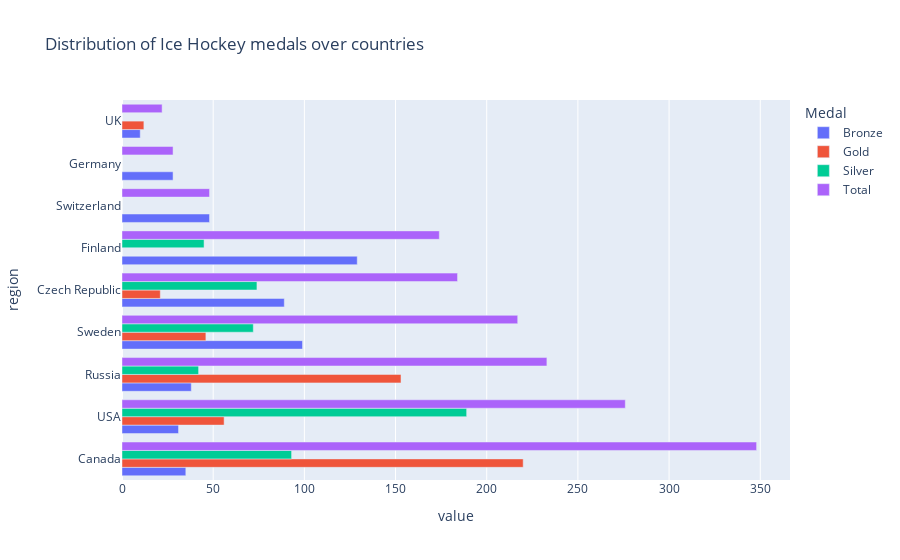
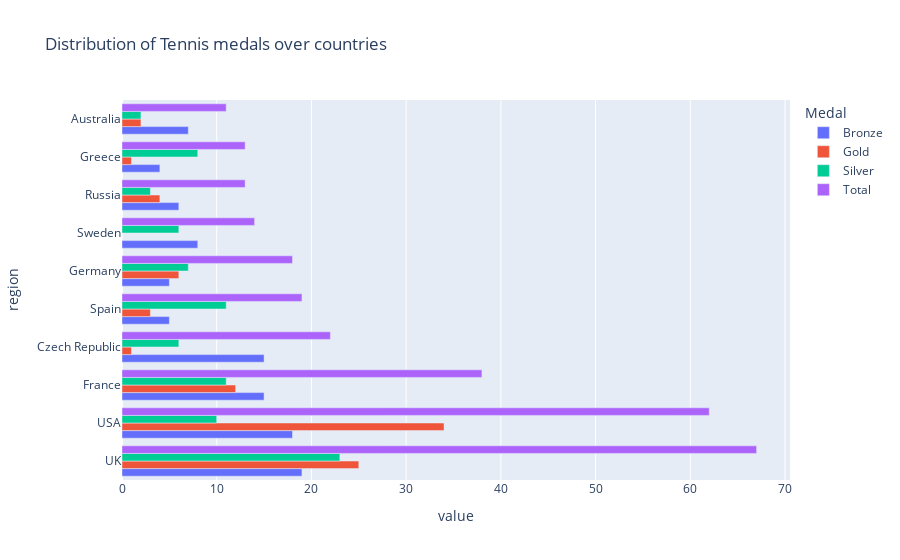
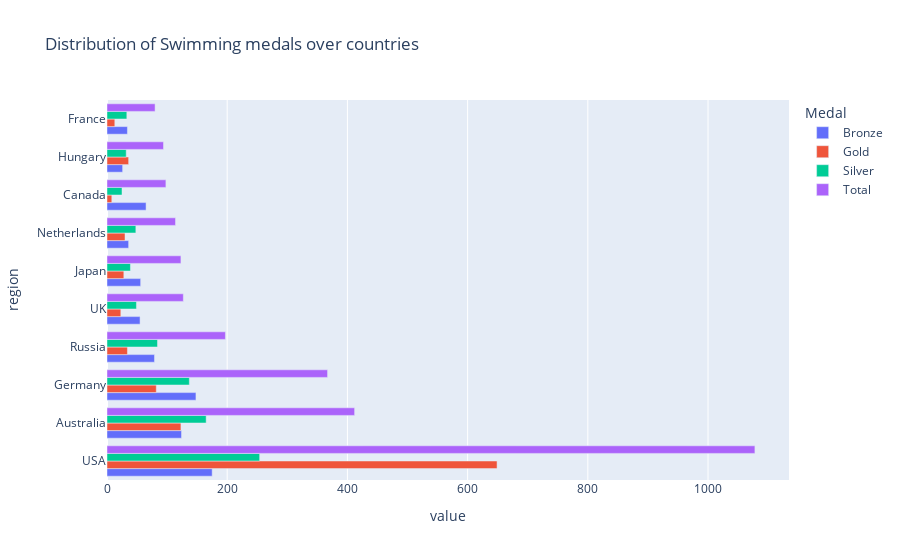
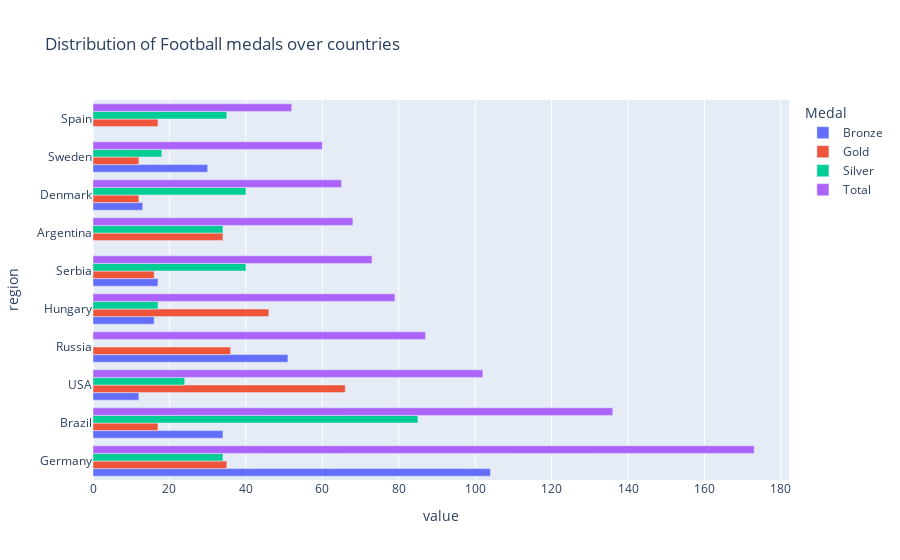

The code cell stored with these charts, in order, in its notebook:
### Markdown cell above
The sports that we are going to check are: ice hockey, tennis, swimming, and fotboll

**Medal distribution for specific sport over countries**

### Code cell
sports = ["Ice Hockey", "Tennis", "Swimming", "Football" ]
for sport in sports:
    df_sport = athlete_regions[athlete_regions["Sport"] == sport]
    print(f"The dataframe has a shape: {df_sport.shape}")

    # use sub_df module to get sub dataframe of choosen arg: "region"
    # select the countries which had medals in history and sort by total medals descending
    medals_sport= af.count_medals(df_sport, "region")
    top10_medals_sport = medals_sport.head(10)
    
    # plot:

    fig = px.bar(top10_medals_sport, y=top10_medals_sport.index, x=top10_medals_sport.columns,
             title=f"Distribution of {sport} medals over countries")
    fig.update_layout(barmode='group')
    fig.show()
    fig.write_html(
            f"Visualiseringar/Q2.{sport}_country.html", auto_open=True)

### Figure 1 — Plotly figure (JSON) as saved in the notebook; plotly's stock layout.template omitted (floating-point values rounded to 4 significant figures)
{"data": [{"alignmentgroup": "True", "hovertemplate": "Medal=Bronze<br>value=%{x}<br>region=%{y}<extra></extra>", "legendgroup": "Bronze", "marker": {"color": "#636efa", "pattern": {"shape": ""}}, "name": "Bronze", "offsetgroup": "Bronze", "orientation": "h", "showlegend": true, "textposition": "auto", "type": "bar", "x": [35, 31, 38, 99, 89, 129, 48, 28, 10], "xaxis": "x", "y": ["Canada", "USA", "Russia", "Sweden", "Czech Republic", "Finland", "Switzerland", "Germany", "UK"], "yaxis": "y"}, {"alignmentgroup": "True", "hovertemplate": "Medal=Gold<br>value=%{x}<br>region=%{y}<extra></extra>", "legendgroup": "Gold", "marker": {"color": "#EF553B", "pattern": {"shape": ""}}, "name": "Gold", "offsetgroup": "Gold", "orientation": "h", "showlegend": true, "textposition": "auto", "type": "bar", "x": [220, 56, 153, 46, 21, 0, 0, 0, 12], "xaxis": "x", "y": ["Canada", "USA", "Russia", "Sweden", "Czech Republic", "Finland", "Switzerland", "Germany", "UK"], "yaxis": "y"}, {"alignmentgroup": "True", "hovertemplate": "Medal=Silver<br>value=%{x}<br>region=%{y}<extra></extra>", "legendgroup": "Silver", "marker": {"color": "#00cc96", "pattern": {"shape": ""}}, "name": "Silver", "offsetgroup": "Silver", "orientation": "h", "showlegend": true, "textposition": "auto", "type": "bar", "x": [93, 189, 42, 72, 74, 45, 0, 0, 0], "xaxis": "x", "y": ["Canada", "USA", "Russia", "Sweden", "Czech Republic", "Finland", "Switzerland", "Germany", "UK"], "yaxis": "y"}, {"alignmentgroup": "True", "hovertemplate": "Medal=Total<br>value=%{x}<br>region=%{y}<extra></extra>", "legendgroup": "Total", "marker": {"color": "#ab63fa", "pattern": {"shape": ""}}, "name": "Total", "offsetgroup": "Total", "orientation": "h", "showlegend": true, "textposition": "auto", "type": "bar", "x": [348, 276, 233, 217, 184, 174, 48, 28, 22], "xaxis": "x", "y": ["Canada", "USA", "Russia", "Sweden", "Czech Republic", "Finland", "Switzerland", "Germany", "UK"], "yaxis": "y"}], "layout": {"barmode": "group", "legend": {"title": {"text": "Medal"}, "tracegroupgap": 0}, "title": {"text": "Distribution of Ice Hockey medals over countries"}, "xaxis": {"anchor": "y", "domain": [0, 1], "title": {"text": "value"}}, "yaxis": {"anchor": "x", "domain": [0, 1], "title": {"text": "region"}}}}

### Figure 2 — Plotly figure (JSON) as saved in the notebook; plotly's stock layout.template omitted (floating-point values rounded to 4 significant figures)
{"data": [{"alignmentgroup": "True", "hovertemplate": "Medal=Bronze<br>value=%{x}<br>region=%{y}<extra></extra>", "legendgroup": "Bronze", "marker": {"color": "#636efa", "pattern": {"shape": ""}}, "name": "Bronze", "offsetgroup": "Bronze", "orientation": "h", "showlegend": true, "textposition": "auto", "type": "bar", "x": [19, 18, 15, 15, 5, 5, 8, 6, 4, 7], "xaxis": "x", "y": ["UK", "USA", "France", "Czech Republic", "Spain", "Germany", "Sweden", "Russia", "Greece", "Australia"], "yaxis": "y"}, {"alignmentgroup": "True", "hovertemplate": "Medal=Gold<br>value=%{x}<br>region=%{y}<extra></extra>", "legendgroup": "Gold", "marker": {"color": "#EF553B", "pattern": {"shape": ""}}, "name": "Gold", "offsetgroup": "Gold", "orientation": "h", "showlegend": true, "textposition": "auto", "type": "bar", "x": [25, 34, 12, 1, 3, 6, 0, 4, 1, 2], "xaxis": "x", "y": ["UK", "USA", "France", "Czech Republic", "Spain", "Germany", "Sweden", "Russia", "Greece", "Australia"], "yaxis": "y"}, {"alignmentgroup": "True", "hovertemplate": "Medal=Silver<br>value=%{x}<br>region=%{y}<extra></extra>", "legendgroup": "Silver", "marker": {"color": "#00cc96", "pattern": {"shape": ""}}, "name": "Silver", "offsetgroup": "Silver", "orientation": "h", "showlegend": true, "textposition": "auto", "type": "bar", "x": [23, 10, 11, 6, 11, 7, 6, 3, 8, 2], "xaxis": "x", "y": ["UK", "USA", "France", "Czech Republic", "Spain", "Germany", "Sweden", "Russia", "Greece", "Australia"], "yaxis": "y"}, {"alignmentgroup": "True", "hovertemplate": "Medal=Total<br>value=%{x}<br>region=%{y}<extra></extra>", "legendgroup": "Total", "marker": {"color": "#ab63fa", "pattern": {"shape": ""}}, "name": "Total", "offsetgroup": "Total", "orientation": "h", "showlegend": true, "textposition": "auto", "type": "bar", "x": [67, 62, 38, 22, 19, 18, 14, 13, 13, 11], "xaxis": "x", "y": ["UK", "USA", "France", "Czech Republic", "Spain", "Germany", "Sweden", "Russia", "Greece", "Australia"], "yaxis": "y"}], "layout": {"barmode": "group", "legend": {"title": {"text": "Medal"}, "tracegroupgap": 0}, "title": {"text": "Distribution of Tennis medals over countries"}, "xaxis": {"anchor": "y", "domain": [0, 1], "title": {"text": "value"}}, "yaxis": {"anchor": "x", "domain": [0, 1], "title": {"text": "region"}}}}

### Figure 3 — Plotly figure (JSON) as saved in the notebook; plotly's stock layout.template omitted (floating-point values rounded to 4 significant figures)
{"data": [{"alignmentgroup": "True", "hovertemplate": "Medal=Bronze<br>value=%{x}<br>region=%{y}<extra></extra>", "legendgroup": "Bronze", "marker": {"color": "#636efa", "pattern": {"shape": ""}}, "name": "Bronze", "offsetgroup": "Bronze", "orientation": "h", "showlegend": true, "textposition": "auto", "type": "bar", "x": [175, 124, 148, 79, 55, 56, 36, 65, 26, 34], "xaxis": "x", "y": ["USA", "Australia", "Germany", "Russia", "UK", "Japan", "Netherlands", "Canada", "Hungary", "France"], "yaxis": "y"}, {"alignmentgroup": "True", "hovertemplate": "Medal=Gold<br>value=%{x}<br>region=%{y}<extra></extra>", "legendgroup": "Gold", "marker": {"color": "#EF553B", "pattern": {"shape": ""}}, "name": "Gold", "offsetgroup": "Gold", "orientation": "h", "showlegend": true, "textposition": "auto", "type": "bar", "x": [649, 123, 82, 34, 23, 28, 30, 8, 36, 13], "xaxis": "x", "y": ["USA", "Australia", "Germany", "Russia", "UK", "Japan", "Netherlands", "Canada", "Hungary", "France"], "yaxis": "y"}, {"alignmentgroup": "True", "hovertemplate": "Medal=Silver<br>value=%{x}<br>region=%{y}<extra></extra>", "legendgroup": "Silver", "marker": {"color": "#00cc96", "pattern": {"shape": ""}}, "name": "Silver", "offsetgroup": "Silver", "orientation": "h", "showlegend": true, "textposition": "auto", "type": "bar", "x": [254, 165, 137, 84, 49, 39, 48, 25, 32, 33], "xaxis": "x", "y": ["USA", "Australia", "Germany", "Russia", "UK", "Japan", "Netherlands", "Canada", "Hungary", "France"], "yaxis": "y"}, {"alignmentgroup": "True", "hovertemplate": "Medal=Total<br>value=%{x}<br>region=%{y}<extra></extra>", "legendgroup": "Total", "marker": {"color": "#ab63fa", "pattern": {"shape": ""}}, "name": "Total", "offsetgroup": "Total", "orientation": "h", "showlegend": true, "textposition": "auto", "type": "bar", "x": [1078, 412, 367, 197, 127, 123, 114, 98, 94, 80], "xaxis": "x", "y": ["USA", "Australia", "Germany", "Russia", "UK", "Japan", "Netherlands", "Canada", "Hungary", "France"], "yaxis": "y"}], "layout": {"barmode": "group", "legend": {"title": {"text": "Medal"}, "tracegroupgap": 0}, "title": {"text": "Distribution of Swimming medals over countries"}, "xaxis": {"anchor": "y", "domain": [0, 1], "title": {"text": "value"}}, "yaxis": {"anchor": "x", "domain": [0, 1], "title": {"text": "region"}}}}

### Figure 4 — Plotly figure (JSON) as saved in the notebook; plotly's stock layout.template omitted (floating-point values rounded to 4 significant figures)
{"data": [{"alignmentgroup": "True", "hovertemplate": "Medal=Bronze<br>value=%{x}<br>region=%{y}<extra></extra>", "legendgroup": "Bronze", "marker": {"color": "#636efa", "pattern": {"shape": ""}}, "name": "Bronze", "offsetgroup": "Bronze", "orientation": "h", "showlegend": true, "textposition": "auto", "type": "bar", "x": [104, 34, 12, 51, 16, 17, 0, 13, 30, 0], "xaxis": "x", "y": ["Germany", "Brazil", "USA", "Russia", "Hungary", "Serbia", "Argentina", "Denmark", "Sweden", "Spain"], "yaxis": "y"}, {"alignmentgroup": "True", "hovertemplate": "Medal=Gold<br>value=%{x}<br>region=%{y}<extra></extra>", "legendgroup": "Gold", "marker": {"color": "#EF553B", "pattern": {"shape": ""}}, "name": "Gold", "offsetgroup": "Gold", "orientation": "h", "showlegend": true, "textposition": "auto", "type": "bar", "x": [35, 17, 66, 36, 46, 16, 34, 12, 12, 17], "xaxis": "x", "y": ["Germany", "Brazil", "USA", "Russia", "Hungary", "Serbia", "Argentina", "Denmark", "Sweden", "Spain"], "yaxis": "y"}, {"alignmentgroup": "True", "hovertemplate": "Medal=Silver<br>value=%{x}<br>region=%{y}<extra></extra>", "legendgroup": "Silver", "marker": {"color": "#00cc96", "pattern": {"shape": ""}}, "name": "Silver", "offsetgroup": "Silver", "orientation": "h", "showlegend": true, "textposition": "auto", "type": "bar", "x": [34, 85, 24, 0, 17, 40, 34, 40, 18, 35], "xaxis": "x", "y": ["Germany", "Brazil", "USA", "Russia", "Hungary", "Serbia", "Argentina", "Denmark", "Sweden", "Spain"], "yaxis": "y"}, {"alignmentgroup": "True", "hovertemplate": "Medal=Total<br>value=%{x}<br>region=%{y}<extra></extra>", "legendgroup": "Total", "marker": {"color": "#ab63fa", "pattern": {"shape": ""}}, "name": "Total", "offsetgroup": "Total", "orientation": "h", "showlegend": true, "textposition": "auto", "type": "bar", "x": [173, 136, 102, 87, 79, 73, 68, 65, 60, 52], "xaxis": "x", "y": ["Germany", "Brazil", "USA", "Russia", "Hungary", "Serbia", "Argentina", "Denmark", "Sweden", "Spain"], "yaxis": "y"}], "layout": {"barmode": "group", "legend": {"title": {"text": "Medal"}, "tracegroupgap": 0}, "title": {"text": "Distribution of Football medals over countries"}, "xaxis": {"anchor": "y", "domain": [0, 1], "title": {"text": "value"}}, "yaxis": {"anchor": "x", "domain": [0, 1], "title": {"text": "region"}}}}
